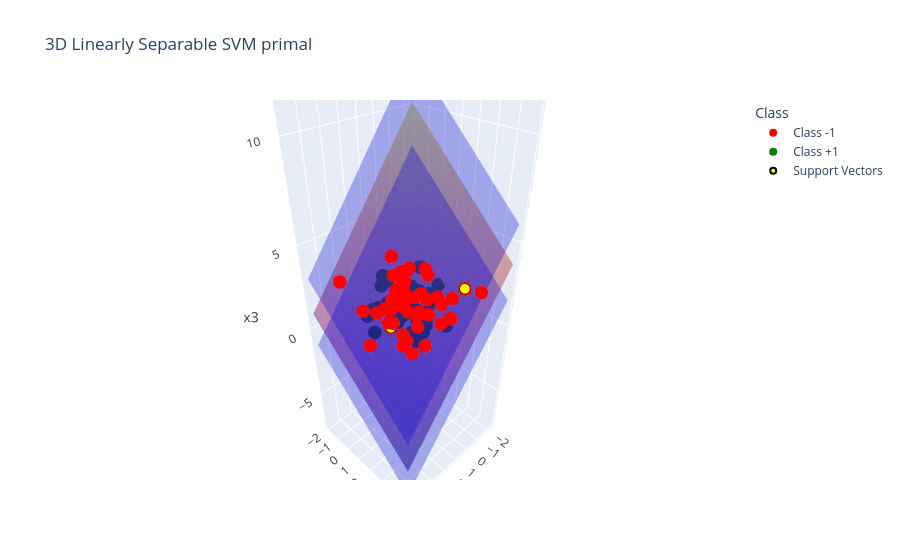

Write notebook code for a chart like this one.
### Code cell
np.random.seed(2048)
n = 100 # total number of datapoints
X = np.random.randn(n, 3)
y = np.ones(n).astype(float)
X[:n//2,:] +=  3.0 # separate the classes
y[:n//2]   *= -1  # label the first half -1
w, b, alpha = linear_separable_svm_dual(X, y)
print(f"accuracy = {accuracy(X, y, w, b)}")
print("alpha =\n",alpha)
print(f"w = {w}")
print(f"b = {b}")

# Create class labels
class_labels = np.where(y == 1, "Class +1", "Class -1")

# Plot
fig = px.scatter_3d(
    x=X[:, 0],y=X[:, 1],z=X[:, 2],
    color=class_labels, title="3D Linearly Separable SVM primal",
    color_discrete_map={"Class -1": "red","Class +1": "green"},
    labels={"x": "x1","y": "x2","z": "x3","color": "Class"})


# Create grid
x_range = np.linspace(X[:,0].min(), X[:,0].max(), 30)
y_range = np.linspace(X[:,1].min(), X[:,1].max(), 30)
x_grid, y_grid = np.meshgrid(x_range, y_range)

# Decision boundary: w·x + b = 0
z0 = (-w[0]*x_grid - w[1]*y_grid - b) / w[2]

# Margin planes
z_pos = (-w[0]*x_grid - w[1]*y_grid - b - 1) / w[2] # +1
z_neg = (-w[0]*x_grid - w[1]*y_grid - b + 1) / w[2] # -1

# Add surfaces
fig.add_trace(go.Surface(
    x=x_grid, y=y_grid, z=z0,
    opacity=0.5,
    showscale=False,
    name="Decision boundary"
))

fig.add_trace(go.Surface(
    x=x_grid, y=y_grid, z=z_pos,
    opacity=0.3,
    showscale=False,
    colorscale=[[0, 'blue'], [1, 'blue']],
    name="+1 margin"
))

fig.add_trace(go.Surface(
    x=x_grid, y=y_grid, z=z_neg,
    opacity=0.3,
    showscale=False,
    colorscale=[[0, 'blue'], [1, 'blue']],
    name="-1 margin"
))

support_vectors = X[alpha > 0]

fig.add_scatter3d(
    x=support_vectors[:, 0],
    y=support_vectors[:, 1],
    z=support_vectors[:, 2],
    mode="markers",
    name="Support Vectors",
    marker=dict(size=6,color="yellow",line=dict(color="black", width=2)))

fig.show()

### Figure 1 — Plotly figure (JSON) as saved in the notebook; plotly's stock layout.template omitted (floating-point values rounded to 4 significant figures; data arrays with more than 128 entries replaced by an {"elided": "..."} marker saying what was removed)
{"data": [{"hovertemplate": "Class=Class -1<br>x1=%{x}<br>x2=%{y}<br>x3=%{z}<extra></extra>", "legendgroup": "Class -1", "marker": {"color": "red", "symbol": "circle"}, "mode": "markers", "name": "Class -1", "scene": "scene", "showlegend": true, "type": "scatter3d", "x": [1.954, 3.899, 3.637, 2.592, 2.182, 2.511, 2.062, 1.659, 3.314, 2.734, 2.611, 1.868, 1.671, 3.531, 2.53, 4.516, 4.249, 2.363, 3.552, 1.484, 1.926, 2.263, 3.417, 3.151, 3.8, 3.605, 0.0619, 1.242, 3.778, 2.989, 1.873, 0.2676, 2.641, 4.306, 2.17, 4.18, 2.713, 1.171, 3.423, 4.786, 2.726, 3.29, 2.478, 3.188, 2.862, 2.505, 3.137, 1.873, 2.723, 2.59], "y": [3.258, 1.023, 2.722, 3.517, 2.178, 1.556, 2.867, 1.689, 3.326, 3.447, 2.454, 4.609, 1.843, 1.577, 4.613, 4.868, 1.829, 1.96, 3.139, 2.86, 1.804, 3.156, 2.25, 2.272, 3.607, 2.717, 4.869, 3.283, 3.476, 3.083, 4.664, 4.085, 3.855, 3.06, 3.581, 3.999, 2.204, 4.096, 2.881, 0.6758, 3.832, 3.817, 2.187, 3.169, 2.046, 3.169, 2.081, 4.095, 2.256, 1.91], "z": [3.179, 2.358, 3.257, 3.955, 2.763, 4.976, 2.283, 3.914, 1.587, 2.137, 3.528, 2.822, 4.114, 2.352, 3.931, 2.618, 0.9449, 2.629, 4.566, 4.108, 3.44, 2.51, 2.107, 1.923, 2.404, 3.743, 3.439, 2.967, 3.92, 2.964, 2.813, 3.353, 1.19, 3.838, 2.607, 2.283, 3.64, 3.265, 3.953, 4.269, 5.432, 4.286, 4.446, 3.779, 4.355, 2.488, 1.526, 2.192, 3.027, 3.353]}, {"hovertemplate": "Class=Class +1<br>x1=%{x}<br>x2=%{y}<br>x3=%{z}<extra></extra>", "legendgroup": "Class +1", "marker": {"color": "green", "symbol": "circle"}, "mode": "markers", "name": "Class +1", "scene": "scene", "showlegend": true, "type": "scatter3d", "x": [0.3244, -1.423, -0.9333, 1.349, -0.1617, -0.6173, -0.1849, 0.4816, 0.2626, 1.308, 1.854, 0.46, -0.7155, -1.026, 0.6264, -0.0273, 0.01017, -0.221, -0.2458, -0.2998, 1.203, -0.7955, 0.04496, 0.05474, -0.3071, -0.1913, 1.073, 0.8086, -0.2889, 0.3535, -0.3263, -1.287, 0.6651, -0.8735, 1.126, 0.8696, -0.5604, 0.5629, 0.3336, -1.303, 0.3008, -1.362, -0.5048, 1.622, -2.355, -0.8997, 1.395, -0.07326, -0.6858, 0.9023], "y": [-1.607, 0.3108, -0.6481, -0.7821, 1.323, -0.5361, 0.6324, -0.4587, 1.513, -0.94, -1.273, 0.09162, -0.6356, 0.04824, -0.7351, 1.671, -0.3585, -0.1432, 0.7807, -0.1037, -0.7272, -1.808, -1.198, -0.9134, 1.003, 0.5815, 1.011, -0.3715, 0.3148, 0.7398, -1.968, -1.372, 0.8802, 0.07029, -1.597, -0.2114, -0.2472, 0.3674, 1.439, 0.8045, 0.8356, 1.758, 0.3045, -1.056, 0.1951, 0.8379, -0.0541, -1.713, 0.2893, 0.1658], "z": [1.434, -1.304, -0.5294, 0.04354, -0.6784, -0.3501, -2.318, -0.6515, -0.8308, 0.08187, -0.3736, -0.3927, 0.1122, -1.609, -0.05782, 1.062, 2.068, -0.09318, -0.6057, 0.8689, 1.628, -1.4, -1.566, -1.145, -0.3671, -0.09204, 0.8851, 0.1468, -0.4236, -1.247, 0.6277, 0.08673, 0.4016, 0.6469, -2.214, 0.1178, 0.9624, 0.6106, 0.3129, 0.1838, 0.4914, -1.2, -1.054, 0.06622, 0.4134, 0.8361, 0.9459, 1.025, 2.413, -0.5274]}, {"name": "Decision boundary", "opacity": 0.5, "showscale": false, "type": "surface", "x": {"elided": "30x30 float values"}, "y": {"elided": "30x30 float values"}, "z": {"elided": "30x30 float values"}}, {"colorscale": [[0, "blue"], [1, "blue"]], "name": "+1 margin", "opacity": 0.3, "showscale": false, "type": "surface", "x": {"elided": "30x30 float values"}, "y": {"elided": "30x30 float values"}, "z": {"elided": "30x30 float values"}}, {"colorscale": [[0, "blue"], [1, "blue"]], "name": "-1 margin", "opacity": 0.3, "showscale": false, "type": "surface", "x": {"elided": "30x30 float values"}, "y": {"elided": "30x30 float values"}, "z": {"elided": "30x30 float values"}}, {"marker": {"color": "yellow", "line": {"color": "black", "width": 2}, "size": 6}, "mode": "markers", "name": "Support Vectors", "type": "scatter3d", "x": [2.363, 0.2676, 3.137, 1.073], "y": [1.96, 4.085, 2.081, 1.011], "z": [2.629, 3.353, 1.526, 0.8851]}], "layout": {"legend": {"title": {"text": "Class"}, "tracegroupgap": 0}, "scene": {"domain": {"x": [0, 1], "y": [0, 1]}, "xaxis": {"title": {"text": "x1"}}, "yaxis": {"title": {"text": "x2"}}, "zaxis": {"title": {"text": "x3"}}}, "title": {"text": "3D Linearly Separable SVM primal"}}}
